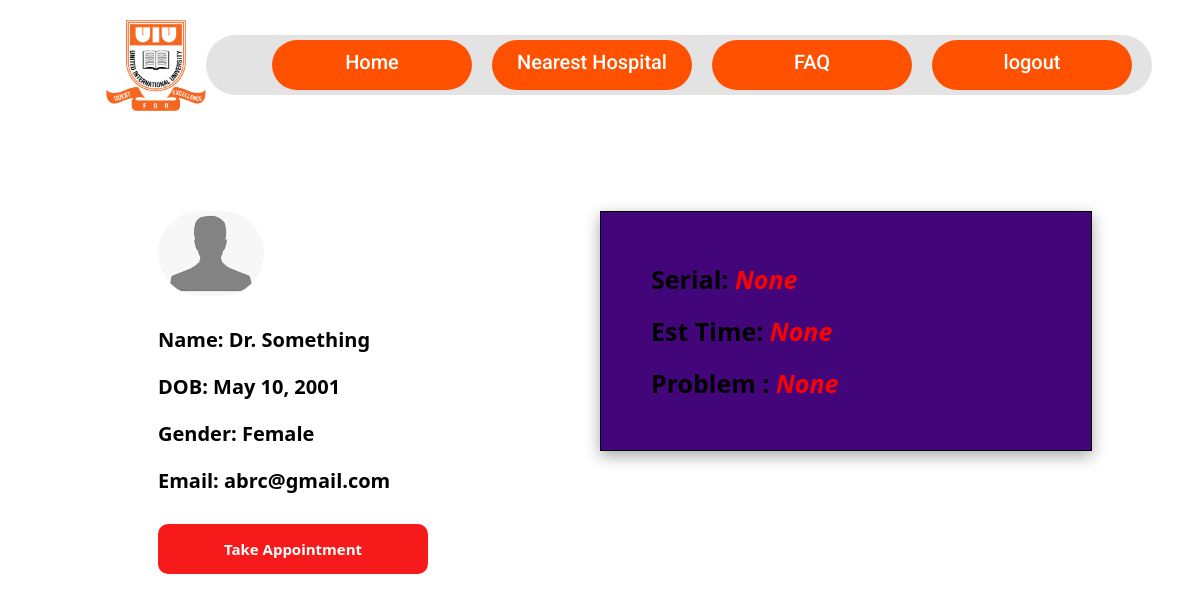
/patient/ (signed in), run on the app's committed database.
### Users/models.py (models this page shows, shortened)
class Person(models.Model):
    class UserType(models.TextChoices):
        PATIENT = 'Patient', 'Patient'
        DOCTOR = 'Doctor', 'Doctor'
    class Dpartments(models.TextChoices):
        CSE = 'CSE', 'Computer Science & Engineering'
        EEE = 'EEE', 'Electrial & Electronics Engineering'
        CE = 'CE', 'Civil  Engineering'
        DS = 'DS', 'Data Science and Analytics'
        AD = 'AD', 'Admin'
    class Gender(models.TextChoices):
        MALE = 'Male', 'Male'
        FEMALE = 'Female', 'Female'
    username = models.CharField(max_length=100, unique=True, primary_key=True)
    password = models.CharField(max_length=50)
    first_name = models.CharField(max_length=30)
    last_name = models.CharField(max_length=30)
    email = models.EmailField(unique=True,null=True)
    userprofileimage = models.ImageField(upload_to="profile")
    dob = models.DateField(null=True, blank=True)
    department = models.CharField(max_length=4, choices=Dpartments.choices)
    usertype  = models.CharField(max_length=7, choices=UserType.choices)
    gender = models.CharField(max_length=7, choices=Gender.choices)

### patient/views.py (the view)
# urls.py: path('', patient_home, name='patient-home'),
def patient_home(request):
    appointments = Appointment.objects.filter(status=True).order_by('appointment_date')
    c = 0
    appointment = None
    rank = None
    for a in appointments:
        c = c + 1
        if a.patient.username == request.session.get('username'):
            appointment = a
            rank =  c
            break
    person = Person.objects.get(username=request.session.get('username'))
    return render(request, 'patient-home.html', context={"person":person, "rank": rank, "appointment": appointment})

### patient/templates/patient-home.html (shortened to what this page needs)
{% extends "base.html" %}
{% block css %}
    {% load static %}
    {% load django_template_maths %}
    <link rel="stylesheet" href="{% static 'patient.css' %}">
{% endblock %}
{% block content %}
    <div class="body-content">
        <div class="left-side">
            <img src="/media/{{person.userprofileimage}}" alt="">
            <p>Name: {{ person.first_name}} {{person.last_name }}</p>
            <p>DOB: {{ person.dob }}</p>
            <p>Gender: {{ person.gender }}</p>
            <p>Email: {{ person.email }}</p>
            {% if not appointment.status %}
                <a href="{% url 'take-appoinment' %}">Take Appointment</a>
            {% endif %}
        </div>
        <div class="right-side">
            <div class="appointment-status">
                <label for="active">Serial: <span>{{rank}}</span></label><br>
                <label for="">Est Time:
                    <span>
                        {% if rank is not None %}
                            {{ rank|mul:15|sub:15 }} min
                        {% else %}
                            {{ rank }}
                        {% endif %}
                    </span>
                </label><br>
                <label for="">
                    Problem :
                    <span>
                        {% if appointment is not None %}
                            {{ appointment.problem }}
                        {% else %}
                            None
                        {% endif %}
                    </span>
                </label>
            </div>
        </div>
    </div>
{% endblock %}

### patient/static/patient.css (style rules this page uses)
.body-content { display: flex; flex-direction: row; margin-left: 150px; margin-right: 100px; margin-top: 100px; }
.left-side { flex: 1; display: flex; flex-direction: column; }
.right-side { flex: 1; display: flex; flex-direction: column }
.left-side img { border-radius: 100px; width: 24%; margin-bottom: 30px; }
.left-side p { margin-top: 0; margin-left: 0; font-size: 20px; font-family: system-ui, -apple-system, BlinkMacSystemFont, 'Segoe UI', Roboto, Oxygen, Ubuntu, Cantarell, 'Open Sans', 'Helvetica Neue', sans-serif; font-weight: 700; }
.left-side a { margin-top: 10px; padding: 15px 15px 15px 15px; text-decoration: none; color: #ffffff; width: 240px; text-align: center; background-color: rgb(246, 26, 26); border-radius: 10px; font-size: 15px; font-family: system-ui, -apple-system, BlinkMacSystemFont, 'Segoe UI', Roboto, Oxygen, Ubuntu, Cantarell, 'Open Sans', 'Helvetica Neue', sans-serif; font-weight: 700; }
.appointment-status { display: flex; flex-direction: column; width: 390px; border: 1px solid black; padding: 50px 50px 50px 50px; background-color: rgb(66, 6, 122); box-shadow: rgba(0, 0, 0, 0.35) 0px 5px 15px; }
.appointment-status label { font-size: 25px; font-weight: 700; font-family: system-ui, -apple-system, BlinkMacSystemFont, 'Segoe UI', Roboto, Oxygen, Ubuntu, Cantarell, 'Open Sans', 'Helvetica Neue', sans-serif; }
.appointment-status label span { color: #ff0000; font-style: italic; font-family: system-ui, -apple-system, BlinkMacSystemFont, 'Segoe UI', Roboto, Oxygen, Ubuntu, Cantarell, 'Open Sans', 'Helvetica Neue', sans-serif; }

### data on the page
Person: userprofileimage (picture), first_name "Dr.", last_name "Something", dob "May 10, 2001", gender "Female", email "abrc@gmail.com"

### other printed values
{{ rank }} "None"
